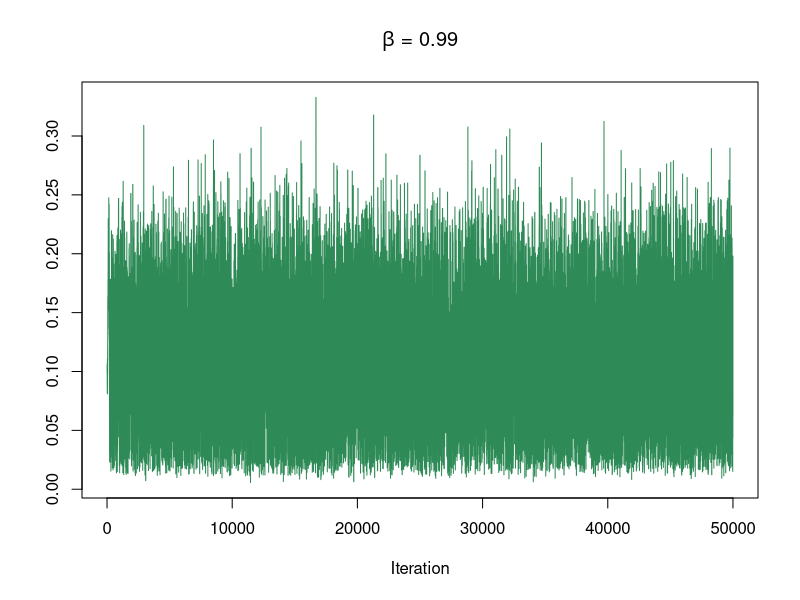

Generate this figure with R:
set.seed(1)

### portkey 2-coin algorithm
p2c <- function(beta=0.75,x,y,k=10)
{
 while(1){
 S <- rbinom(n = 1, size = 1, prob = beta)
 if (S==0) return(0)
 if (S==1)
 {
  C1 <- rbinom(n = 1, size = 1, prob = x/(x+y) )
  if (C1==1)
  {
   C2 <- ifelse(runif(1)<(dweibull(y, scale=rgamma(1,10,100),shape=k)/(k/exp(1)*y)),1,0)
   if (C2==1) {
    return(1) } else (next)
  }
 }
  else
  {
   C2 <- ifelse(runif(1)<(dweibull(x, scale=rgamma(1,10,100),shape=k)/(k/exp(1)*x)),1,0)
   if (C2==1) {
	return(0) } else (next)
  }
         }
}

## MC function

# beta---0.05 (for adaptive MCMC)

MC <- function(N=5e4,b=0.75){
X <- numeric(N) # creating  the MC
X[1] <- .1
p=0

for (i in 2:N)
{ print(i)
 Sigma_n <- (N-1)/N*var(X)
 Y <- ifelse(rbinom(n=1,size=1,prob=0.05),rnorm(n=1,mean=X[i-1],sd=0.1),
             rnorm(n=1,mean=X[i-1],sd=sqrt(2.38^2*Sigma_n)))
 if (Y<0) {
 X[i] <- X[i-1]
 next }
 if(p2c(x=X[i-1],y=Y,beta=b))
 {
  X[i] <- Y
  p <- p+1
 } else{
 X[i] <- X[i-1]
 } 
}
 return (list("chain"=X, "acc.prob." =p/N))
}


print(MC(b=0.99)$acc.prob.)
ts.plot(MC(b=0.99)$chain,
xlab="Iteration",col="seagreen",ylab="",
main=expression(paste(beta," = 0.99")))



